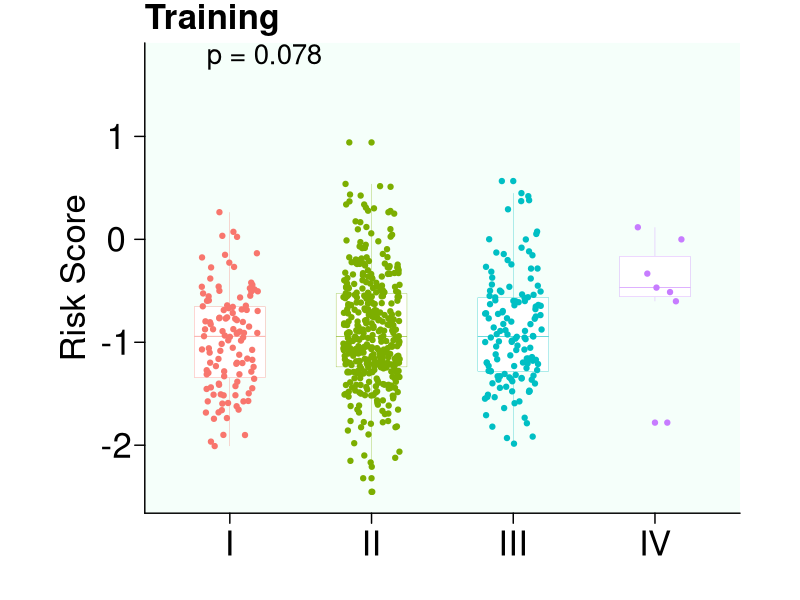
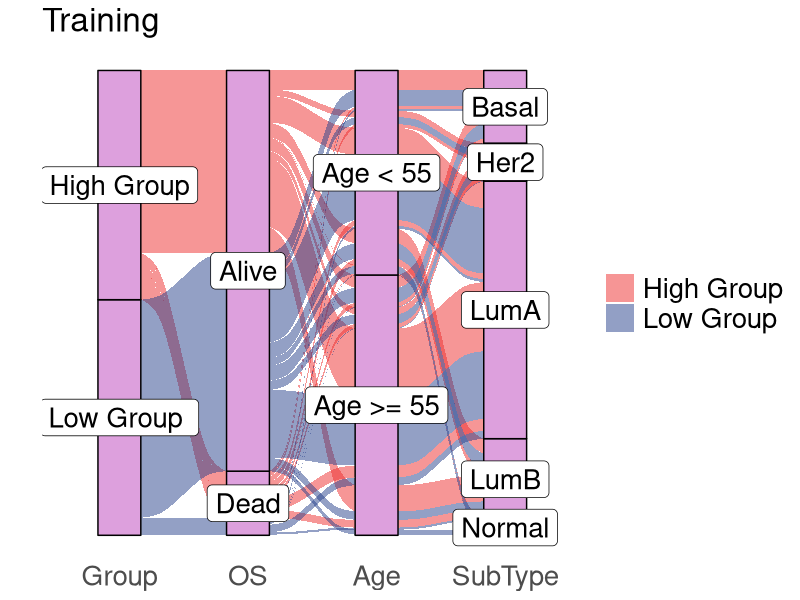
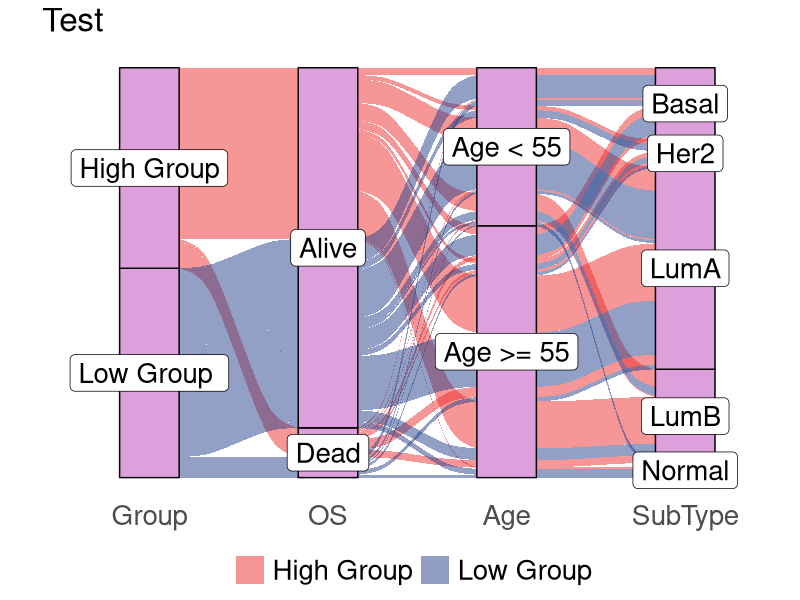
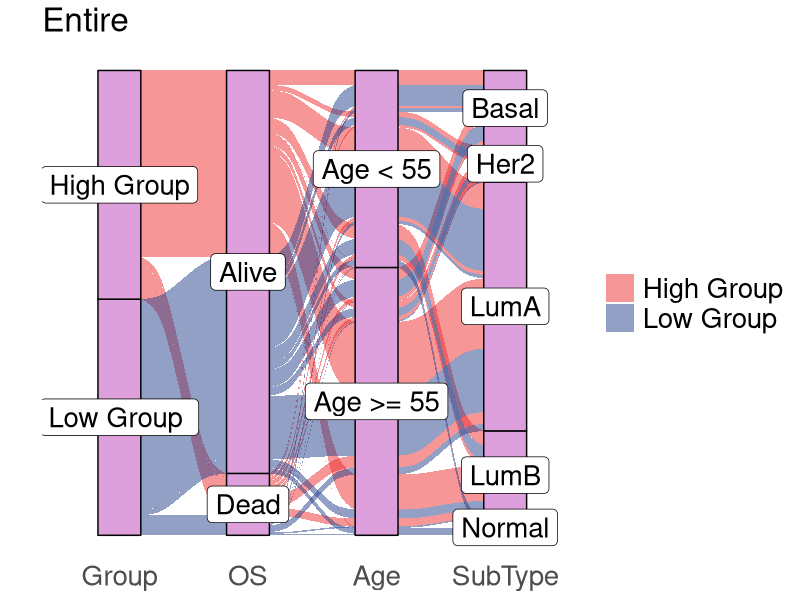
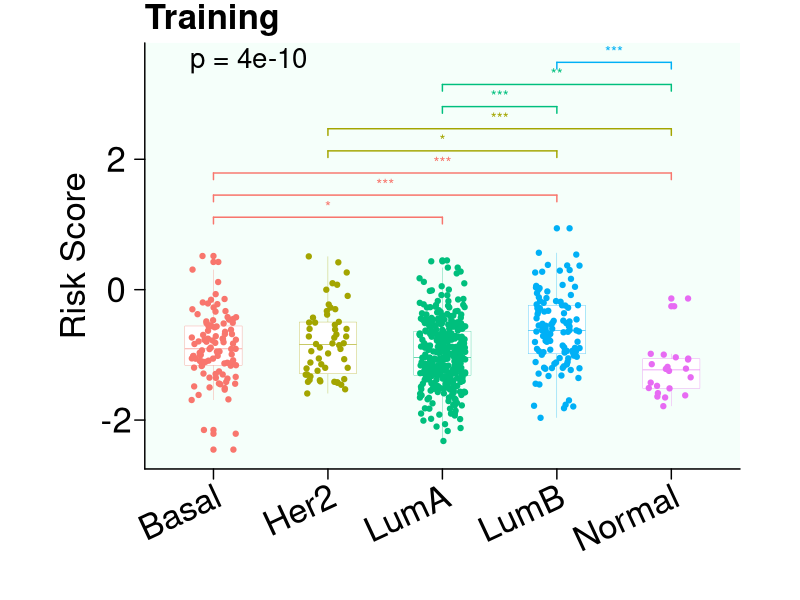
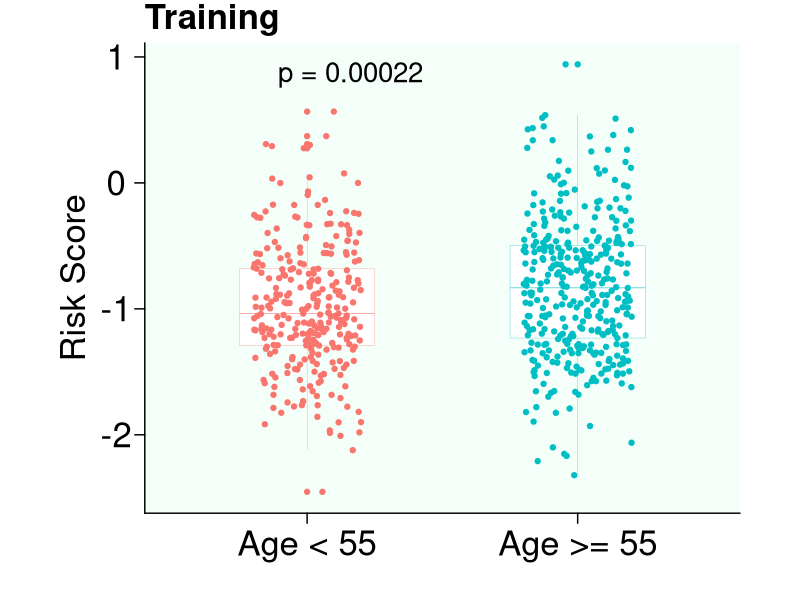
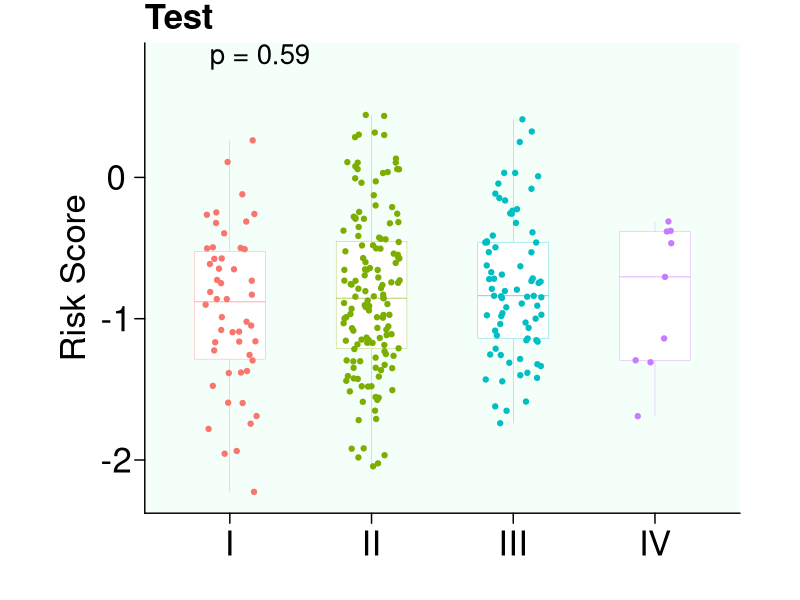
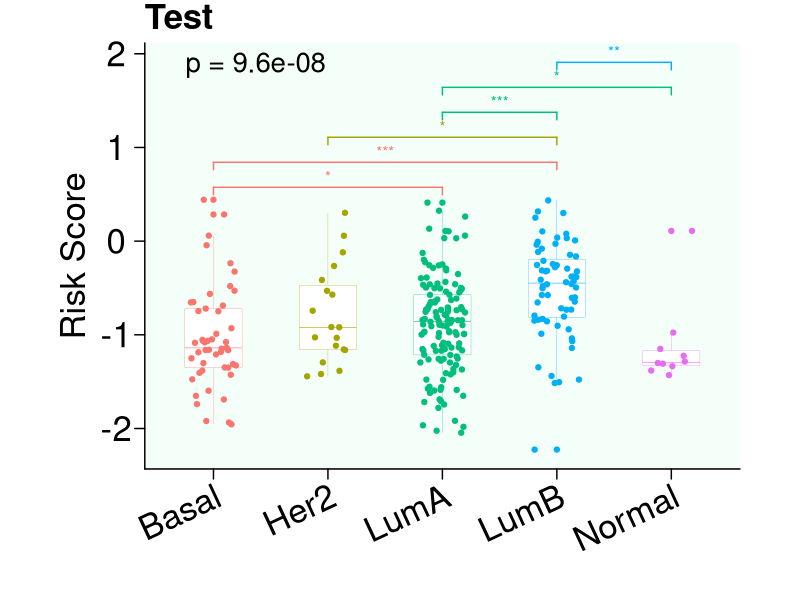

Here is the R script that generated these plots, in order:
library(tidyverse)
library(ggsignif)
library(ggplot2)
library(reshape2)
library(ggthemes)
library(ggrepel)
library(ggsci)
library(ggpubr)
library(ggalluvial)
library(dplyr)
par(mar=c(0,3,0,3))

############################   Box

#############################################    Training
#"clinic_train.csv" includes the clinical characteristics of the training group sample
data<-read.csv("clinic_train.csv",row.names = 1, check.names = F)
data$Stage<-substr(data$Stage, 6, nchar(data$Stage))

#------------------------------------------------------------
#     Figure 4A NO.1(left to right)
#------------------------------------------------------------

p1<-ggplot(data, aes(x=Stage,
                     y=`Risk Score`,
                     color=Stage),
           palette = c("#FF8C69","#87CEFF")) + 
  geom_boxplot(width=0.5,
               lwd=0.1,
               position=position_dodge(width=0.5))+
  scale_fill_nejm()+
  ggtitle("Training",)+
  geom_jitter(width = 0.2)+
  labs(x="",
       y="Risk Score")+
  geom_signif(comparisons=list(#c("StageI","StageII"),# Add significance tags
    #c("StageI","StageIII"),
    c("StageI","StageIV"),
    #c("StageII","StageIII"),
    c("StageII","StageIV"),
    c("StageIII","StageIV")), # Choose which 2 groups you want to add labels to
    step_increase = 0.1,
    test="wilcox.test", # "t-test, comparing two groups (parametric)" = "t.test", "Wilcoxon signed rank test, comparing two groups (nonparametric)" = "wilcox.test"
    map_signif_level=T  # Label style F is a number, T is a * sign
  )+
  theme_par()+
  stat_compare_means(method = "kruskal.test",
                     size = 7,
                     label = "p",
                     # label.x = 1,
                     label.y = 1.7
  )+ #method denotes the test model used, kruskal.test is a nonparametric test and t.test is a parametric test
  theme(axis.line =  element_line(colour = "black"),
        plot.title = element_text(hjust = 0,size = 25),
        strip.background = element_rect(color = "white"),
        panel.background = element_rect(fill = "#F5FFFA",colour = "#F5FFFA"),
        plot.background = element_blank(),
        panel.grid.minor = element_blank(),
        legend.position = 'none',
        panel.border = element_blank(),
        axis.text = element_text(size=25),
        axis.title = element_text(size=25))


#-----------------------------------------------------------
#-----------------------------------------------------------

#------------------------------------------------------------
#     Figure 4A NO.4(left to right)
#------------------------------------------------------------

p2<-ggplot(data, aes(x=SubType,
                     y=`Risk Score`,
                     color=SubType),
           palette = c("#FF8C69","#87CEFF")) + 
  geom_boxplot(width=0.5,
               lwd=0.1,
               position=position_dodge(width=0.5))+
  scale_fill_nejm()+
  ggtitle("Training",)+
  geom_jitter(width = 0.2)+
  labs(x="",
       y="Risk Score")+
  geom_signif(comparisons=list(#c("Basal","Her2"),# Add significance tags
    c("Basal","LumA"),
    c("Basal","LumB"),
    c("Basal","Normal"),
    #c("Her2","LumA"),
    c("Her2","LumB"),
    c("Her2","Normal"),
    c("LumA","LumB"),
    c("LumA","Normal"),
    c("LumB","Normal")), # Choose which 2 groups you want to add labels to
    step_increase = 0.1,
    test="wilcox.test", # "t-test, comparing two groups (parametric)" = "t.test", "Wilcoxon signed rank test, comparing two groups (nonparametric)" = "wilcox.test"
    map_signif_level=T  # Label style F is a number, T is a * sign
  )+
  theme_par()+
  stat_compare_means(method = "kruskal.test",
                     size = 7,
                     label = "p",
                     # label.x = 1,
                     label.y = 3.4
  )+ #method denotes the test model used, kruskal.test is a nonparametric test and t.test is a parametric test
  theme(axis.line =  element_line(colour = "black"),
        plot.title = element_text(hjust = 0,size = 25),
        strip.background = element_rect(color = "white"),
        panel.background = element_rect(fill = "#F5FFFA",colour = "#F5FFFA"),
        plot.background = element_blank(),
        panel.grid.minor = element_blank(),
        legend.position = 'none',
        panel.border = element_blank(),
        axis.text = element_text(size = 25),
        axis.title = element_text(size = 25),
        axis.text.x = element_text(angle=25, hjust=1, vjust=1))

#-----------------------------------------------------------
#-----------------------------------------------------------

#------------------------------------------------------------
#     Figure 4A NO.7(left to right)
#------------------------------------------------------------

p3<-ggplot(data, aes(x=Age,
                     y=`Risk Score`,
                     color=Age),
           palette = c("#FF8C69","#87CEFF")) + 
  geom_boxplot(width=0.5,
               lwd=0.1,
               position=position_dodge(width=0.5))+
  scale_fill_nejm()+
  ggtitle("Training",)+
  geom_jitter(width = 0.2)+
  labs(x="",
       y="Risk Score")+
  stat_compare_means(method = "wilcox.test",
                     label = "p",
                     size = 7,
                     label.y = .8)+ 
  theme_par()+
  theme(axis.line =  element_line(colour = "black"),
        plot.title = element_text(hjust = 0,size = 25),
        strip.background = element_rect(color = "white"),
        panel.background = element_rect(fill = "#F5FFFA",colour = "#F5FFFA"),
        plot.background = element_blank(),
        panel.grid.minor = element_blank(),
        legend.position = 'none',
        panel.border = element_blank(),
        axis.text = element_text(size = 25),
        axis.title = element_text(size = 25))

#############################################    Test
#"clinic_test.csv" includes the clinical characteristics of the test group sample
data<-read.csv("clinic_test.csv",row.names = 1,check.names = F)
data$Stage<-substr(data$Stage, 6, nchar(data$Stage))

#------------------------------------------------------------
#     Figure 4A NO.2(left to right)
#------------------------------------------------------------

p4<-ggplot(data, aes(x=Stage,
                     y=`Risk Score`,
                     color=Stage),
           palette = c("#FF8C69","#87CEFF")) + 
  geom_boxplot(width=0.5,
               lwd=0.1,
               position=position_dodge(width=0.5))+
  scale_fill_nejm()+
  ggtitle("Test",)+
  geom_jitter(width = 0.2)+
  labs(x="",
       y="Risk Score")+
  # geom_signif(comparisons=list(
  #   c("StageI","StageII"),# Add significance tags
  #   c("StageI","StageIII"),
  #   c("StageI","StageIV"),
  #   c("StageII","StageIII"),
  #   c("StageII","StageIV"),
  #   c("StageIII","StageIV")), # Choose which 2 groups you want to add labels to
  #   step_increase = 0.1,
  #   test="wilcox.test", # "t-test, comparing two groups (parametric)" = "t.test", "Wilcoxon signed rank test, comparing two groups (nonparametric)" = "wilcox.test"
  #   map_signif_level=T  # Label style F is a number, T is a * sign
  # )+
theme_par()+
  stat_compare_means(method = "kruskal.test",
                     size = 7,
                     label = "p",
                     # label.x = 1,
                     label.y = 0.8
  )+ #method denotes the test model used, kruskal.test is a nonparametric test and t.test is a parametric test
  theme(axis.line =  element_line(colour = "black"),
        plot.title = element_text(hjust = 0,size = 25),
        strip.background = element_rect(color = "white"),
        panel.background = element_rect(fill = "#F5FFFA",colour = "#F5FFFA"),
        plot.background = element_blank(),
        panel.grid.minor = element_blank(),
        legend.position = 'none',
        panel.border = element_blank(),
        axis.text = element_text(size = 25),
        axis.title = element_text(size = 25))

#-----------------------------------------------------------
#-----------------------------------------------------------

#------------------------------------------------------------
#     Figure 4A NO.5(left to right)
#------------------------------------------------------------

p5<-ggplot(data, aes(x=SubType,
                     y=`Risk Score`,
                     color=SubType),
           palette = c("#FF8C69","#87CEFF")) + 
  geom_boxplot(width=0.5,
               lwd=0.1,
               position=position_dodge(width=0.5))+
  scale_fill_nejm()+
  ggtitle("Test",)+
  geom_jitter(width = 0.2)+
  labs(x="",
       y="Risk Score")+
  geom_signif(comparisons=list(#c("Basal","Her2"),# Add significance tags
    c("Basal","LumA"),
    c("Basal","LumB"),
    #c("Basal","Normal"),
    #c("Her2","LumA"),
    c("Her2","LumB"),
    #c("Her2","Normal"),
    c("LumA","LumB"),
    c("LumA","Normal"),
    c("LumB","Normal")), # Choose which 2 groups you want to add labels to
    step_increase = 0.1,
    test="wilcox.test", # "t-test, comparing two groups (parametric)" = "t.test", "Wilcoxon signed rank test, comparing two groups (nonparametric)" = "wilcox.test"
    map_signif_level=T  # Label style F is a number, T is a * sign
  )+
  theme_par()+
  stat_compare_means(method = "kruskal.test",
                     size = 7,
                     label = "p",
                     # label.x = 1,
                     label.y = 1.8
  )+ #method denotes the test model used, kruskal.test is a nonparametric test and t.test is a parametric test
  theme(axis.line =  element_line(colour = "black"),
        plot.title = element_text(hjust = 0,size = 25),
        strip.background = element_rect(color = "white"),
        panel.background = element_rect(fill = "#F5FFFA",colour = "#F5FFFA"),
        plot.background = element_blank(),
        panel.grid.minor = element_blank(),
        legend.position = 'none',
        panel.border = element_blank(),
        axis.text = element_text(size = 25),
        axis.title = element_text(size = 25),
        axis.text.x = element_text(angle=25, hjust=1, vjust=1))

#-----------------------------------------------------------
#-----------------------------------------------------------

#------------------------------------------------------------
#     Figure 4A NO.8(left to right)
#------------------------------------------------------------

p6<-ggplot(data, aes(x=Age,
                     y=`Risk Score`,
                     color=Age),
           palette = c("#FF8C69","#87CEFF")) + 
  geom_boxplot(width=0.5,
               lwd=0.1,
               position=position_dodge(width=0.5))+
  scale_fill_nejm()+
  ggtitle("Test",)+
  geom_jitter(width = 0.2)+
  labs(x="",
       y="Risk Score")+
  stat_compare_means(method = "wilcox.test",
                     label = "p",
                     size = 7,
                     label.y = 0.4)+ 
  theme_par()+
  theme(axis.line =  element_line(colour = "black"),
        plot.title = element_text(hjust = 0,size = 25),
        strip.background = element_rect(color = "white"),
        panel.background = element_rect(fill = "#F5FFFA",colour = "#F5FFFA"),
        plot.background = element_blank(),
        panel.grid.minor = element_blank(),
        legend.position = 'none',
        panel.border = element_blank(),
        axis.text = element_text(size = 25),
        axis.title = element_text(size = 25))

#############################################    Entire

data<-read.csv("clinic_entire.csv",row.names = 1,check.names = F)
data$Stage<-substr(data$Stage, 6, nchar(data$Stage))

#------------------------------------------------------------
#     Figure 4A NO.3(left to right)
#------------------------------------------------------------

p7<-ggplot(data, aes(x=Stage,
                     y=`Risk Score`,
                     color=Stage),
           palette = c("#FF8C69","#87CEFF")) + 
  geom_boxplot(width=0.5,
               lwd=0.1,
               position=position_dodge(width=0.5))+
  scale_fill_nejm()+
  ggtitle("Entire",)+
  geom_jitter(width = 0.2)+
  labs(x="",
       y="Risk Score")+
  geom_signif(comparisons=list(
    # c("StageI","StageII"),# Add significance tags
    # c("StageI","StageIII"),
    c("StageI","StageIV")
    # c("StageII","StageIII"),
    # c("StageII","StageIV"),
    # c("StageIII","StageIV")
  ), # Choose which 2 groups you want to add labels to
  step_increase = 0.1,
  test="wilcox.test", # "t-test, comparing two groups (parametric)" = "t.test", "Wilcoxon signed rank test, comparing two groups (nonparametric)" = "wilcox.test"
  map_signif_level=T  # Label style F is a number, T is a * sign
  )+
  theme_par()+
  stat_compare_means(method = "kruskal.test",
                     size = 7,
                     label = "p",
                     # label.x = 1,
                     label.y = 1.2
  )+ #method denotes the test model used, kruskal.test is a nonparametric test and t.test is a parametric test
  theme(axis.line =  element_line(colour = "black"),
        plot.title = element_text(hjust = 0,size = 25),
        strip.background = element_rect(color = "white"),
        panel.background = element_rect(fill = "#F5FFFA",colour = "#F5FFFA"),
        plot.background = element_blank(),
        panel.grid.minor = element_blank(),
        legend.position = 'none',
        panel.border = element_blank(),
        axis.text = element_text(size = 25),
        axis.title = element_text(size = 25))

#-----------------------------------------------------------
#-----------------------------------------------------------

#------------------------------------------------------------
#     Figure 4A NO.6(left to right)
#------------------------------------------------------------

p8<-ggplot(data, aes(x=SubType,
                     y=`Risk Score`,
                     #fill=WGD,
                     color=SubType),
           palette = c("#FF8C69","#87CEFF")) + 
  geom_boxplot(width=0.5,
               lwd=0.1,
               position=position_dodge(width=0.5))+
  scale_fill_nejm()+
  ggtitle("Entire",)+
  geom_jitter(width = 0.2)+
  labs(x="",
       y="Risk Score")+
  geom_signif(comparisons=list(#c("Basal","Her2"),# Add significance tags
    #c("Basal","LumA"),
    c("Basal","LumB"),
    c("Basal","Normal"),
    #c("Her2","LumA"),
    c("Her2","LumB"),
    c("Her2","Normal"),
    c("LumA","LumB"),
    c("LumA","Normal"),
    c("LumB","Normal")), # Choose which 2 groups you want to add labels to
    step_increase = 0.1,
    test="wilcox.test", # "t-test, comparing two groups (parametric)" = "t.test", "Wilcoxon signed rank test, comparing two groups (nonparametric)" = "wilcox.test"
    map_signif_level=T  # Label style F is a number, T is a * sign
  )+
  theme_par()+
  stat_compare_means(method = "kruskal.test",
                     size = 7,
                     label = "p",
                     # label.x = 1,
                     label.y = 3
  )+ #method denotes the test model used, kruskal.test is a nonparametric test and t.test is a parametric test
  theme(axis.line =  element_line(colour = "black"),
        plot.title = element_text(hjust = 0,size = 25),
        strip.background = element_rect(color = "white"),
        panel.background = element_rect(fill = "#F5FFFA",colour = "#F5FFFA"),
        plot.background = element_blank(),
        panel.grid.minor = element_blank(),
        legend.position = 'none',
        panel.border = element_blank(),
        axis.text = element_text(size = 25),
        axis.title = element_text(size = 25),
        axis.text.x = element_text(angle=25, hjust=1, vjust=1))

#-----------------------------------------------------------
#-----------------------------------------------------------

#------------------------------------------------------------
#     Figure 4A NO.9(left to right)
#------------------------------------------------------------

p9<-ggplot(data, aes(x=Age,
                     y=`Risk Score`,
                     color=Age),
           palette = c("#FF8C69","#87CEFF")) + 
  geom_boxplot(width=0.5,
               lwd=0.1,
               position=position_dodge(width=0.5))+
  scale_fill_nejm()+
  ggtitle("Entire",)+
  geom_jitter(width = 0.2)+
  labs(x="",
       y="Risk Score")+
  stat_compare_means(method = "wilcox.test",
                     label = "p",
                     size = 7,
                     label.y = 0.8)+ 
  theme_par()+
  theme(axis.line =  element_line(colour = "black"),
        plot.title = element_text(hjust = 0,size = 25),
        strip.background = element_rect(color = "white"),
        panel.background = element_rect(fill = "#F5FFFA",colour = "#F5FFFA"),
        plot.background = element_blank(),
        panel.grid.minor = element_blank(),
        legend.position = 'none',
        panel.border = element_blank(),
        axis.text = element_text(size = 25),
        axis.title = element_text(size = 25))

#-----------------------------------------------------------
#-----------------------------------------------------------

#################   Sankey


#############################################    Training
data<-read.csv("clinic_train.csv",row.names = 1, check.names = F)
data$OS[data$OS %in% 0]<-"Alive"
data$OS[data$OS %in% 1]<-"Dead"
data$Group[data$Group %in% "High"]<-"High Group"
data$Group[data$Group %in% "Low"]<-"Low Group "

#Frequency counts in groups
BRCAData <- group_by(data,Age,Group,SubType,OS) %>% summarise(., count = n())

#------------------------------------------------------------
#    Figure 4B NO.1
#------------------------------------------------------------
p10<-ggplot(as.data.frame(BRCAData),
            aes(axis1 = Group, 
                axis2 = OS, 
                axis3 = Age,
                axis4 = SubType,
                y= count))+
  scale_x_discrete(limits = c("Group","OS","Age","SubType"),
                   expand = c(0,.6))+
  geom_alluvium(aes(fill = Group))+
  geom_stratum(width = 1/3, fill = "#DDA0DD", color = "black") +
  theme_minimal() +
  geom_label(stat = "stratum", aes(label = after_stat(stratum)),size = 7) +
  ylab("")+
  scale_fill_manual(values = c("#EE2C2C","#27408B"))+#Custom colors
  theme(panel.grid.major = element_blank(),
        panel.grid.minor = element_blank(),
        axis.text = element_text(size=20),
        title = element_text(size=20),
        axis.text.y = element_blank(),
        legend.text = element_text(size=20),
        legend.title = element_blank(),
        legend.key.size = unit(0.3, "inches")
  )+
  ggtitle("Training")


#############################################    Test

data<-read.csv("clinic_test.csv",row.names = 1,check.names = F)
data$OS[data$OS %in% 0]<-"Alive"
data$OS[data$OS %in% 1]<-"Dead"
data$Group[data$Group %in% "High"]<-"High Group"
data$Group[data$Group %in% "Low"]<-"Low Group "

#Frequency counts in groups
BRCAData <- group_by(data,Age,Group,SubType,OS) %>% summarise(., count = n())

#-----------------------------------------------------------
#-----------------------------------------------------------

#------------------------------------------------------------
#    Figure 4A NO.2
#------------------------------------------------------------
p11<-ggplot(as.data.frame(BRCAData),
            aes(axis1 = Group, 
                axis2 = OS, 
                axis3 = Age,
                axis4 = SubType,
                y= count))+
  scale_x_discrete(limits = c("Group","OS","Age","SubType"),
                   expand = c(0,.6))+
  geom_alluvium(aes(fill = Group))+
  geom_stratum(width = 1/3, fill = "#DDA0DD", color = "black") +
  theme_minimal() +
  geom_label(stat = "stratum", aes(label = after_stat(stratum)),size = 7) +
  ylab("")+
  scale_fill_manual(values = c("#EE2C2C","#27408B"))+#Custom colors
  theme(panel.grid.major = element_blank(),
        panel.grid.minor = element_blank(),
        axis.text = element_text(size=20),
        axis.title = element_text(size=20),
        title = element_text(size=20),
        axis.text.y = element_blank(),
        legend.text = element_text(size=20),
        legend.title = element_blank(),
        legend.position = "bottom",
        legend.key.size = unit(0.3, "inches")
  )+
  ggtitle("Test")



#############################################    Entire

data<-read.csv("clinic_entire.csv",row.names = 1,check.names = F)
data$OS[data$OS %in% 0]<-"Alive"
data$OS[data$OS %in% 1]<-"Dead"
data$Group[data$Group %in% "High"]<-"High Group"
data$Group[data$Group %in% "Low"]<-"Low Group "

#Frequency counts in groups
BRCAData <- group_by(data,Age,Group,SubType,OS) %>% summarise(., count = n())
#-----------------------------------------------------------
#-----------------------------------------------------------

#------------------------------------------------------------
#    Figure 4A NO.3
#------------------------------------------------------------
p12<-ggplot(as.data.frame(BRCAData),
            aes(axis1 = Group, 
                axis2 = OS, 
                axis3 = Age,
                axis4 = SubType,
                y= count))+
  scale_x_discrete(limits = c("Group","OS","Age","SubType"),
                   expand = c(0,.6))+
  geom_alluvium(aes(fill = Group))+
  geom_stratum(width = 1/3, fill = "#DDA0DD", color = "black") +
  theme_minimal() +
  geom_label(stat = "stratum", aes(label = after_stat(stratum)),size = 7) +
  ylab("")+
  scale_fill_manual(values = c("#EE2C2C","#27408B"))+#Custom colors
  theme(panel.grid.major = element_blank(),
        panel.grid.minor = element_blank(),
        axis.text = element_text(size=20),
        axis.title = element_text(size=20),
        title = element_text(size=20),
        axis.text.y = element_blank(),
        legend.text = element_text(size=20),
        legend.title = element_blank(),
        legend.key.size = unit(0.3, "inches"),
  )+
  ggtitle("Entire")

#-----------------------------------------------------------
#-----------------------------------------------------------
